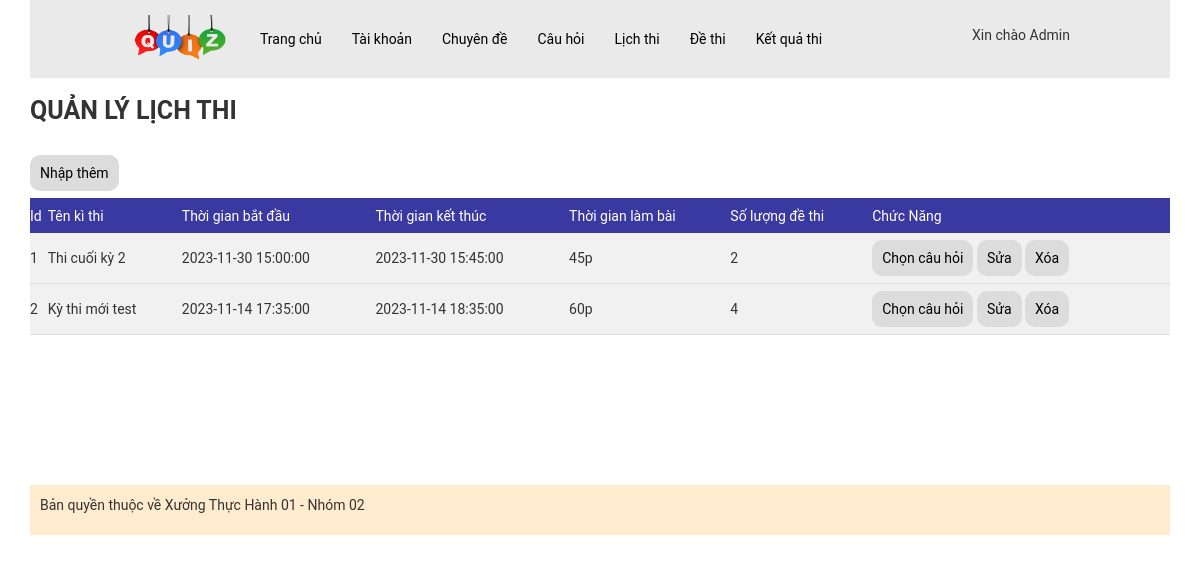
The page /admin/index.php?act=dslt (signed in) on the database as committed earlier.
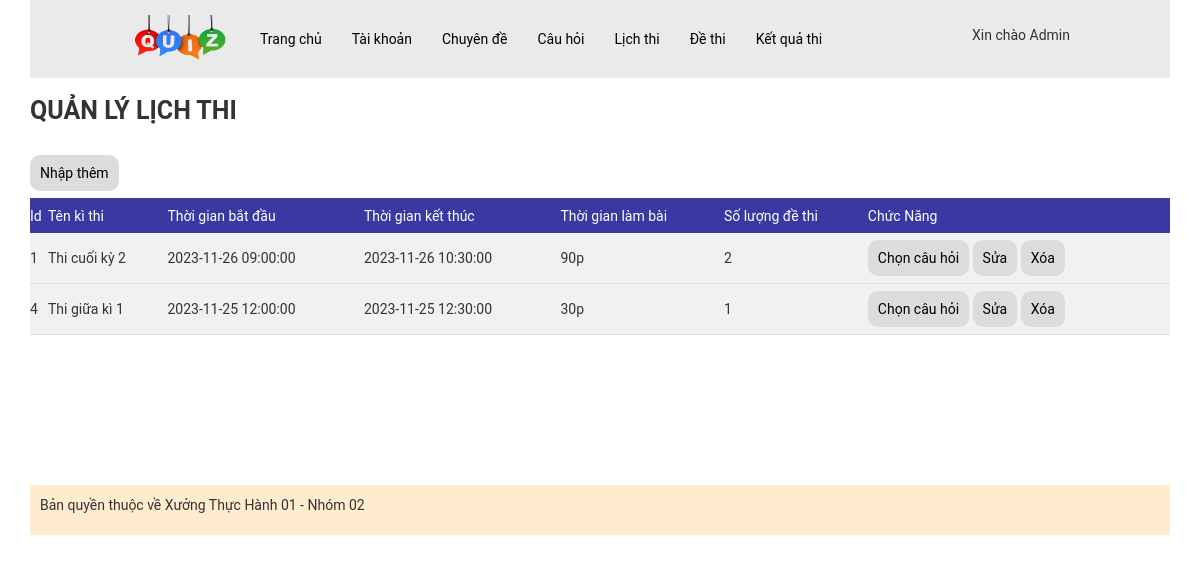
The same page on the database as committed later.
### tables this page shows
CREATE TABLE `lichthi` (
  `id` int(11) NOT NULL,
  `name` varchar(255) NOT NULL COMMENT 'Tên lịch thi(tên kì thi)',
  `time_start` datetime NOT NULL COMMENT 'TG bắt đầu làm bài',
  `time_end` datetime NOT NULL COMMENT 'TG kết thúc làm bài',
  `time` int(11) NOT NULL COMMENT 'TG làm bài (vd: 45p)',
  `so_de_thi` int(11) NOT NULL COMMENT 'Số lượng đề thi'
);

### model/pdo.php (called while the page is built, shortened)
<?php
function pdo_get_connection(){
    $servername = "localhost";
    $username = "root";
    $password = "";
    try {
        $conn = new PDO("mysql:host=$servername;dbname=xuongth01_02", $username, $password);
        $conn->setAttribute(PDO::ATTR_ERRMODE, PDO::ERRMODE_EXCEPTION);
        return $conn;
    } catch(PDOException $e) {
        echo "Connection failed: " . $e->getMessage();
    }
}
function pdo_query($sql){
    $sql_args=array_slice(func_get_args(),1);
    try{
        $conn=pdo_get_connection();
        $stmt=$conn->prepare($sql);
        $stmt->execute($sql_args);
        $rows=$stmt->fetchAll();
        return $rows;
    }
    catch(PDOException $e){
        throw $e;
    }
    finally{
        unset($conn);
    }
}
?>

### model/lichthi.php (called while the page is built, shortened)
<?php
function loadall_lichthi()
{
    $sql = "select * from lichthi";
    $result = pdo_query($sql);
    return $result;
}

### admin/lichthi/list-lichthi.php (the view)
<div class="content-boder-user">
    <div class="title-boder-top-user">
        <p>QUẢN LÝ LỊCH THI</p>
    </div>
    <br>
    <div class="add-user">
        <a href="?act=addlt">
            Nhập thêm
        </a>
    </div>
    <div class="main-user">
        <table>
            <thead>
                <tr>
                    <td>Id</td>
                    <td>Tên kì thi</td>
                    <td>Thời gian bắt đầu</td>
                    <td>Thời gian kết thúc</td>
                    <td>Thời gian làm bài </td>
                    <td>Số lượng đề thi</td>
                    <td>Chức Năng</td>
                </tr>
            </thead>
            <tbody>
                <?php foreach ($dslt as $key => $value) : extract($value) ?>
                    <tr>
                        <td><?php echo $id ?></td>
                        <td><?php echo $name ?></td>
                        <td><?php echo $time_start ?></td>
                        <td>
                            <?php
                            $time_start = new DateTime($time_start);
                            $minutes_to_add = $time;
                            $time_end = clone $time_start;
                            $time_end->add(new DateInterval('PT' . $minutes_to_add . 'M'));
                            echo $time_end->format('Y-m-d H:i:s');
                            ?>
                        </td>
                        <td><?php echo $time ?>p</td>
                        <td><?php echo $so_de_thi ?></td>
                        <td><a href="?act=chon_cauhoi&idlt=<?php echo $id ?>">Chọn câu hỏi</a>
                            <a href="?act=editlt&idlt=<?php echo $id ?>">Sửa</a>
                            <a href="?act=deletelt&idlt=<?php echo $id ?>">Xóa</a>
                        </td>
                    </tr>
                <?php endforeach; ?>
            </tbody>
        </table>
    </div>
</div>

Rows that differ between the two databases and show on the page:
removed lichthi: id "2", name "Kỳ thi mới test", time_start "2023-11-14 17:35:00", time_start "2023-11-14 18:35:00", time "60", so_de_thi "4"
changed lichthi "Thi cuối kỳ 2": time_start "2023-11-30 15:00:00" → "2023-11-26 09:00:00"; time_start "2023-11-30 15:45:00" → "2023-11-26 10:30:00"; time "45" → "90"
added lichthi: id "4", name "Thi giữa kì 1", time_start "2023-11-25 12:00:00", time_start "2023-11-25 12:30:00", time "30", so_de_thi "1"
